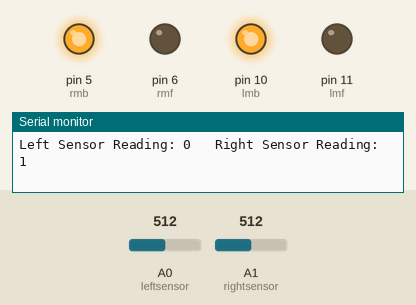
The sketch below on a simulated Arduino Uno, built with avr-gcc and run on an emulated ATmega328P. On the bench: output pins drawn as LEDs (lit = HIGH), the last lines printed to the serial monitor. The inputs (shaded band) are chosen by the test bench; at power-on: A0 (leftsensor) = 512, A1 (rightsensor) = 512.

Above: at 5.8 s.
5.9 s: A0 (leftsensor) set to 0
At 11.4 s:
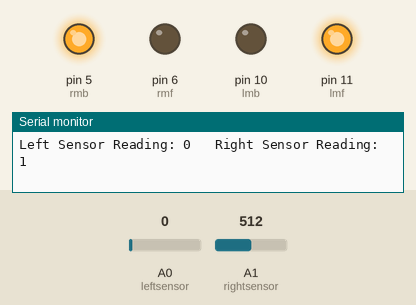
11.9 s: A1 (rightsensor) set to 0
At 16.4 s:
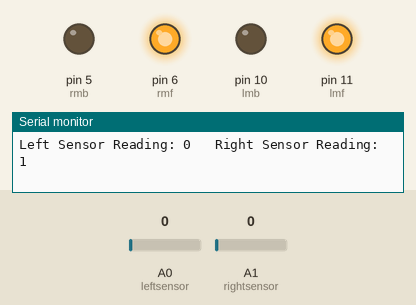
17.9 s: A0 (leftsensor) set to 122
At 21.4 s:
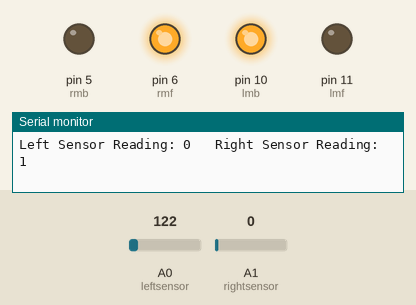
23.9 s: A1 (rightsensor) set to 122
At 25.3 s:
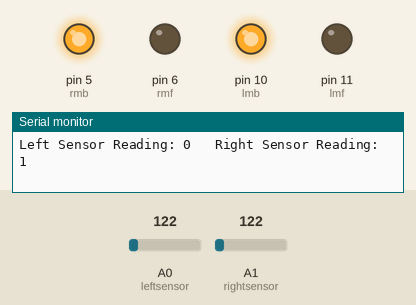
Timing chart, 0 to 26.9 s (numbered marks = the images above; inputs shaded):
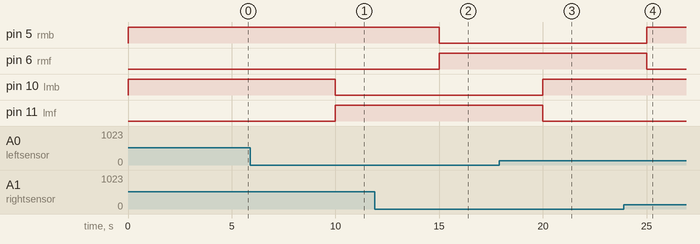

The sketch:

line_follower.ino
```cpp
#define lmf 11  //Left motor Forward Pin
#define lmb 10  //Left motor Backward Pin
#define rmf 6   //Right motor Forward Pin
#define rmb 5   //Right motor Backward Pin
int leftsensor = 0;
int rightsensor = 1;

void setup(){
  Serial.begin(9600);
  pinMode(lmf,OUTPUT);
  pinMode(lmb,OUTPUT);
  pinMode(rmf,OUTPUT);
  pinMode(rmb,OUTPUT);


}


void loop(){
  int reading1 = analogRead(leftsensor);
  int reading2 = analogRead(rightsensor);
  Serial.print("Left Sensor Reading: ");
  Serial.print(leftsensor);
  Serial.print("\t Right Sensor Reading: ");
  Serial.println(rightsensor);

  if((reading1 == 0) && (reading2 == 0))
  {
     forward();
  }
  if(reading1 == 0 && reading2 !=0 )
  {
    right();
  }
  if(reading1 !=0 && reading2 == 0)
  {
    left();
  }
  if(reading1 !=0 && reading2 != 0)
  {
    backward();
  }
}

void forward(){
  //forward motion
  digitalWrite(lmf,HIGH);
  digitalWrite(lmb,LOW);
  digitalWrite(rmf,HIGH);
  digitalWrite(rmb,LOW);
  delay(5000);
}

void backward(){
  //backward motion
  digitalWrite(lmb,HIGH);
  digitalWrite(lmf,LOW);
  digitalWrite(rmb,HIGH);
  digitalWrite(rmf,LOW);
  delay(5000);
}

void right(){
  //right

  digitalWrite(lmf,HIGH);
  digitalWrite(lmb,LOW);
  digitalWrite(rmb,HIGH);
  digitalWrite(rmf,LOW);
  delay(5000);
}

void left(){
  //left

  digitalWrite(lmb,HIGH);
  digitalWrite(lmf,LOW);
  digitalWrite(rmf,HIGH);
  digitalWrite(rmb,LOW);
  delay(5000);
}
```

Measured:
- after the input at 5.9 s, pin 10 (lmb): HIGH → LOW after 4.1 s; pin 11 (lmf): LOW → HIGH after 4.1 s
- after the input at 11.9 s, pin 5 (rmb): HIGH → LOW after 3.1 s; pin 6 (rmf): LOW → HIGH after 3.1 s
- after the input at 17.9 s, pin 10 (lmb): LOW → HIGH after 2.1 s; pin 11 (lmf): HIGH → LOW after 2.1 s
- after the input at 23.9 s, pin 5 (rmb): LOW → HIGH after 1.1 s; pin 6 (rmf): HIGH → LOW after 1.1 s
